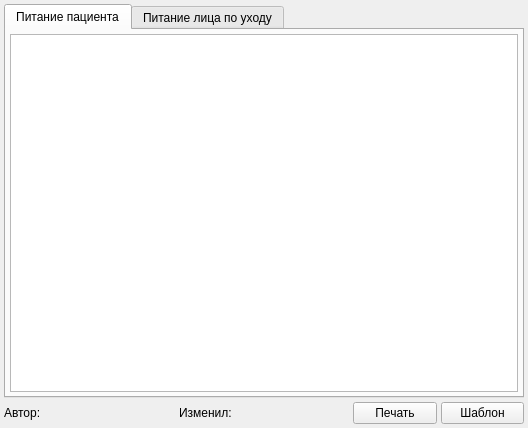
<?xml version="1.0" encoding="UTF-8"?>
<ui version="4.0">
 <class>EventFeedPage</class>
 <widget class="QWidget" name="EventFeedPage">
  <property name="geometry">
   <rect>
    <x>0</x>
    <y>0</y>
    <width>528</width>
    <height>428</height>
   </rect>
  </property>
  <property name="windowTitle">
   <string>Form</string>
  </property>
  <layout class="QGridLayout" name="gridLayout">
   <property name="margin">
    <number>4</number>
   </property>
   <property name="spacing">
    <number>4</number>
   </property>
   <item row="0" column="0" colspan="6">
    <widget class="QTabWidget" name="tabWidget">
     <property name="currentIndex">
      <number>0</number>
     </property>
     <widget class="QWidget" name="tabClientFeed">
      <attribute name="title">
       <string>Питание пациента</string>
      </attribute>
      <layout class="QGridLayout" name="gridLayout_2">
       <property name="margin">
        <number>4</number>
       </property>
       <property name="spacing">
        <number>4</number>
       </property>
       <item row="0" column="0">
        <widget class="CFeedInDocTableView" name="tblClientFeed">
         <property name="selectionMode">
          <enum>QAbstractItemView::MultiSelection</enum>
         </property>
         <property name="selectionBehavior">
          <enum>QAbstractItemView::SelectRows</enum>
         </property>
        </widget>
       </item>
      </layout>
     </widget>
     <widget class="QWidget" name="tabPatronFeed">
      <attribute name="title">
       <string>Питание лица по уходу</string>
      </attribute>
      <layout class="QGridLayout" name="gridLayout_3">
       <property name="margin">
        <number>4</number>
       </property>
       <property name="spacing">
        <number>4</number>
       </property>
       <item row="1" column="0" colspan="2">
        <widget class="CFeedInDocTableView" name="tblPatronFeed"/>
       </item>
       <item row="0" column="0" colspan="2">
        <widget class="QLabel" name="lblPatronName">
         <property name="text">
          <string>TextLabel</string>
         </property>
        </widget>
       </item>
      </layout>
     </widget>
    </widget>
   </item>
   <item row="1" column="0">
    <widget class="QLabel" name="lblCreatePerson">
     <property name="text">
      <string>Автор: </string>
     </property>
    </widget>
   </item>
   <item row="1" column="1">
    <widget class="QLabel" name="lblCreateDate">
     <property name="text">
      <string/>
     </property>
    </widget>
   </item>
   <item row="1" column="2">
    <widget class="QLabel" name="lblModifyPerson">
     <property name="text">
      <string>Изменил: </string>
     </property>
    </widget>
   </item>
   <item row="1" column="3">
    <widget class="QLabel" name="lblModifyDate">
     <property name="text">
      <string/>
     </property>
    </widget>
   </item>
   <item row="1" column="4">
    <widget class="QPushButton" name="btnFeedPrint">
     <property name="text">
      <string>Печать</string>
     </property>
    </widget>
   </item>
   <item row="1" column="5">
    <widget class="QPushButton" name="btnGetMenu">
     <property name="text">
      <string>Шаблон</string>
     </property>
    </widget>
   </item>
  </layout>
 </widget>
 <customwidgets>
  <customwidget>
   <class>CFeedInDocTableView</class>
   <extends>QTableView</extends>
   <header>Events/EventFeedModel.h</header>
  </customwidget>
 </customwidgets>
 <tabstops>
  <tabstop>tabWidget</tabstop>
  <tabstop>tblClientFeed</tabstop>
  <tabstop>tblPatronFeed</tabstop>
  <tabstop>btnFeedPrint</tabstop>
  <tabstop>btnGetMenu</tabstop>
 </tabstops>
 <resources/>
 <connections/>
</ui>
